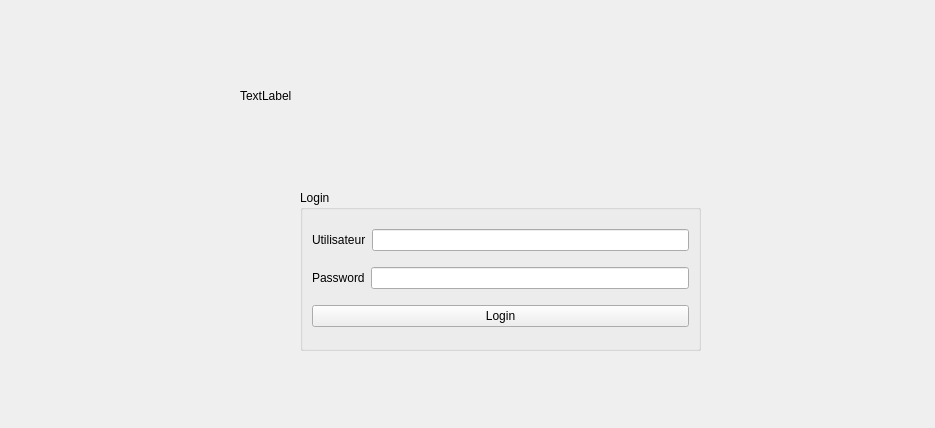
<?xml version="1.0" encoding="UTF-8"?>
<ui version="4.0">
 <class>Widget</class>
 <widget class="QWidget" name="Widget">
  <property name="geometry">
   <rect>
    <x>0</x>
    <y>0</y>
    <width>935</width>
    <height>428</height>
   </rect>
  </property>
  <property name="windowTitle">
   <string>Widget</string>
  </property>
  <widget class="QGroupBox" name="groupBox">
   <property name="geometry">
    <rect>
     <x>300</x>
     <y>190</y>
     <width>401</width>
     <height>161</height>
    </rect>
   </property>
   <property name="title">
    <string>Login</string>
   </property>
   <layout class="QVBoxLayout" name="verticalLayout">
    <item>
     <layout class="QHBoxLayout" name="horizontalLayout_2">
      <item>
       <widget class="QLabel" name="Username">
        <property name="text">
         <string>Utilisateur</string>
        </property>
       </widget>
      </item>
      <item>
       <widget class="QLineEdit" name="lineEdit_Username"/>
      </item>
     </layout>
    </item>
    <item>
     <layout class="QHBoxLayout" name="horizontalLayout">
      <item>
       <widget class="QLabel" name="Password">
        <property name="text">
         <string>Password</string>
        </property>
       </widget>
      </item>
      <item>
       <widget class="QLineEdit" name="lineEdit_Password">
        <property name="echoMode">
         <enum>QLineEdit::Password</enum>
        </property>
       </widget>
      </item>
     </layout>
    </item>
    <item>
     <widget class="QPushButton" name="pushButton">
      <property name="text">
       <string>Login</string>
      </property>
     </widget>
    </item>
   </layout>
  </widget>
  <widget class="QWidget" name="layoutWidget">
   <property name="geometry">
    <rect>
     <x>300</x>
     <y>370</y>
     <width>401</width>
     <height>18</height>
    </rect>
   </property>
   <layout class="QHBoxLayout" name="horizontalLayout_3">
    <item>
     <widget class="QLabel" name="label">
      <property name="text">
       <string/>
      </property>
     </widget>
    </item>
    <item>
     <widget class="QLabel" name="label_Login">
      <property name="text">
       <string/>
      </property>
     </widget>
    </item>
   </layout>
  </widget>
  <widget class="QLabel" name="label_Picture2">
   <property name="geometry">
    <rect>
     <x>240</x>
     <y>30</y>
     <width>531</width>
     <height>131</height>
    </rect>
   </property>
   <property name="text">
    <string>TextLabel</string>
   </property>
  </widget>
 </widget>
 <resources/>
 <connections/>
</ui>
